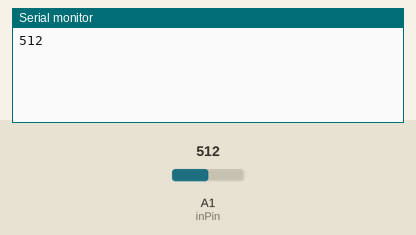
Simulated run of this sketch. Board: Arduino Uno, built with avr-gcc and run on an emulated ATmega328P. Parts: the last lines printed to the serial monitor. Inputs (shaded band) come from the test bench; at power-on: A1 (inPin) = 512.

Above: at 1.8 s.
1.9 s: A1 (inPin) set to 716
At 2.8 s:
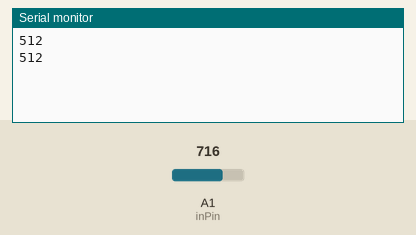
3.4 s: A1 (inPin) set to 900
At 4.7 s:
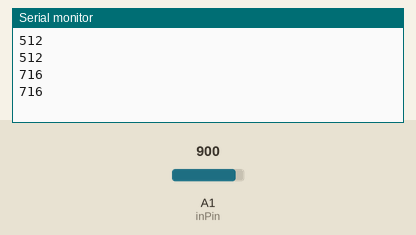
Timing chart, 0 to 6.4 s (numbered marks = the images above; inputs shaded):
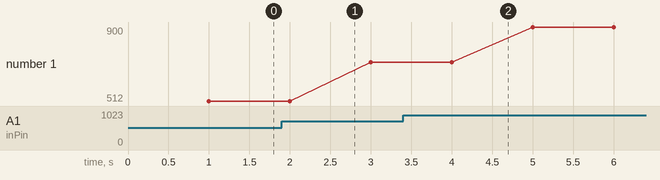

The sketch:

voltmeter.ino
```cpp
int inPin=A1;

void setup()
{
  Serial.begin(9600);
}

void loop()
{
  int readval=analogRead(inPin);
  delay(1000);
  Serial.println(readval);
}
```

Measured:
- plotted number 1: 512 → 716 after the input at 1.9 s, 716 → 900 after the input at 3.4 s
